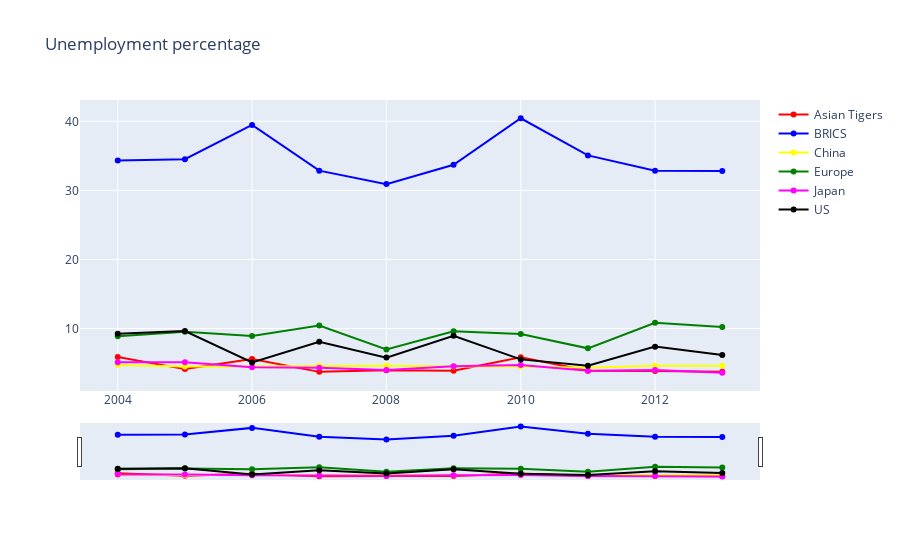

Notebook code cell kept with this figure:
### Code cell
E.plot_unemployment(dataframeSpark, years_frame)

### Figure 1 — Plotly figure (JSON) as saved in the notebook; plotly's stock layout.template omitted (floating-point values rounded to 4 significant figures)
{"data": [{"line": {"color": "red"}, "name": "Asian Tigers", "type": "scatter", "x": ["2004", "2005", "2006", "2007", "2008", "2009", "2010", "2011", "2012", "2013", "2014"], "y": [5.86, 4.12, 5.59, 3.72, 3.96, 3.89, 5.84, 3.9, 3.86, 3.74]}, {"line": {"color": "blue"}, "name": "BRICS", "type": "scatter", "x": ["2004", "2005", "2006", "2007", "2008", "2009", "2010", "2011", "2012", "2013", "2014"], "y": [34.31, 34.51, 39.48, 32.86, 30.91, 33.71, 40.44, 35.07, 32.85, 32.82]}, {"line": {"color": "yellow"}, "name": "China", "type": "scatter", "x": ["2004", "2005", "2006", "2007", "2008", "2009", "2010", "2011", "2012", "2013", "2014"], "y": [4.7, 4.5, 4.5, 4.6, 4.6, 4.5, 4.5, 4.3, 4.6, 4.6]}, {"line": {"color": "green"}, "name": "Europe", "type": "scatter", "x": ["2004", "2005", "2006", "2007", "2008", "2009", "2010", "2011", "2012", "2013", "2014"], "y": [8.873, 9.514, 8.9, 10.42, 6.958, 9.602, 9.199, 7.126, 10.82, 10.21]}, {"line": {"color": "magenta"}, "name": "Japan", "type": "scatter", "x": ["2004", "2005", "2006", "2007", "2008", "2009", "2010", "2011", "2012", "2013", "2014"], "y": [5.1, 5.1, 4.4, 4.3, 4, 4.521, 4.7, 3.9, 4, 3.6]}, {"line": {"color": "black"}, "name": "US", "type": "scatter", "x": ["2004", "2005", "2006", "2007", "2008", "2009", "2010", "2011", "2012", "2013", "2014"], "y": [9.254, 9.633, 5.083, 8.069, 5.784, 8.949, 5.529, 4.622, 7.375, 6.168]}], "layout": {"title": {"text": "Unemployment percentage"}, "xaxis": {"rangeslider": {"visible": true}}}}
